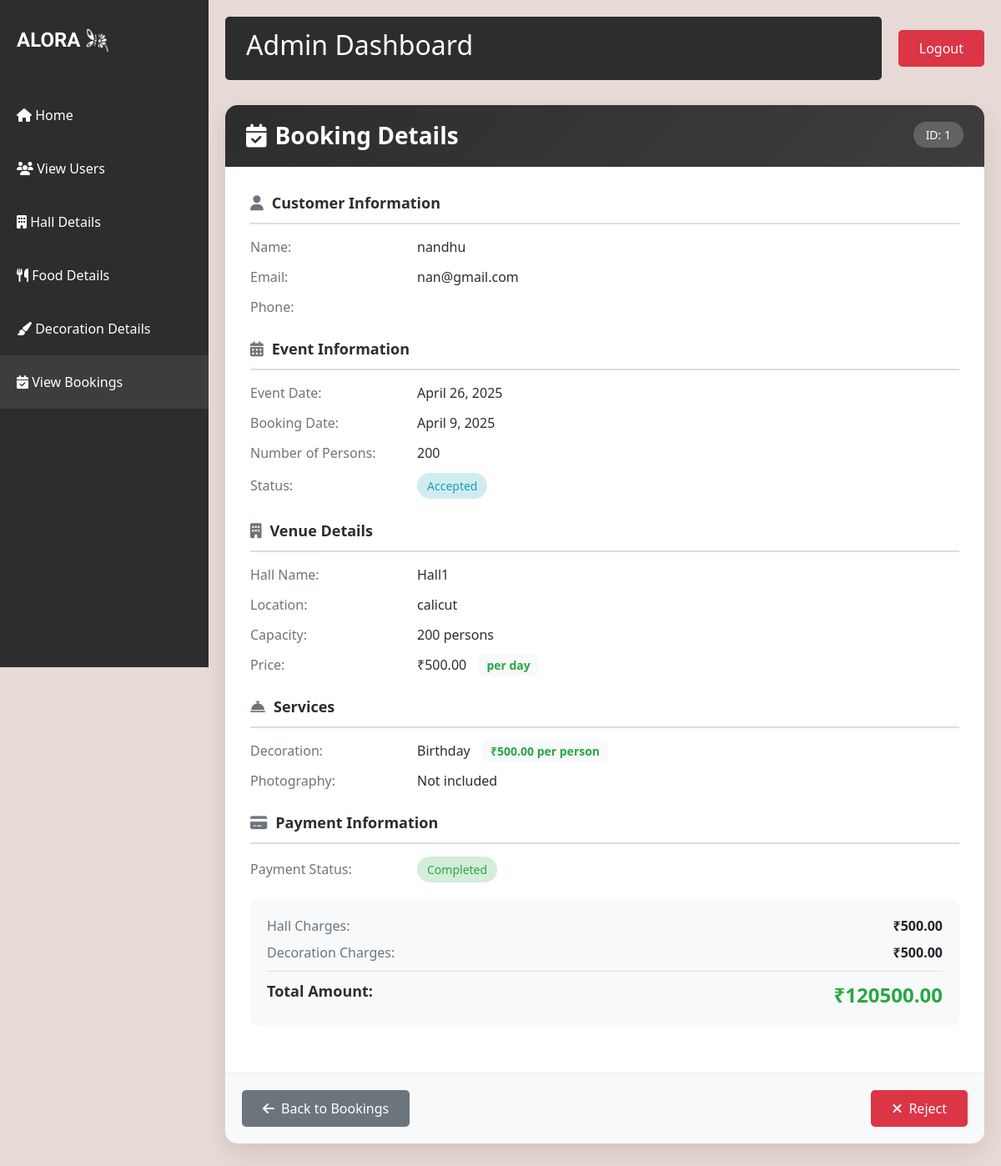
The page /booking_detail/1/ (signed in) on the database its author committed.
### aloraapp/models.py (models this page shows)
class Bookings(models.Model):
    event_date=models.DateField(null=True)
    event_status=models.CharField(max_length=100,null=True,default='Pending')
    user_id=models.ForeignKey(User,on_delete=models.CASCADE)
    hall_id=models.ForeignKey(Halls,on_delete=models.CASCADE)
    booking_date=models.DateField(auto_now_add=True)
    payment_status=models.CharField(max_length=100,default="Pending")
    photography=models.CharField(max_length=100,null=True,blank=True)
    food=models.ForeignKey(Food,on_delete=models.SET_NULL, null=True, blank=True)
    food_value=models.BooleanField(null=True,blank=True)
    no_of_persons=models.IntegerField(null=True,blank=True)
    decoration=models.ForeignKey(Decoration,on_delete=models.SET_NULL, null=True, blank=True)
    decoration_value=models.BooleanField(null=True,blank=True)
    photography_cost=models.DecimalField(max_digits=10,decimal_places=2)
    total_payment=models.DecimalField(max_digits=10,decimal_places=2)

class Halls(models.Model):
    hall_name=models.CharField(max_length=100)
    location=models.CharField(max_length=200)
    capacity=models.IntegerField()
    price_per_day=models.DecimalField(max_digits=10,decimal_places=2)
    photo_url=models.FileField()
    hall_description=models.TextField(null=True,blank=True)

class Decoration(models.Model):
    decoration_name=models.CharField(max_length=100,null=True)
    decoration_image=models.ImageField(upload_to='image/')
    decoration_price=models.DecimalField(max_digits=10,decimal_places=2)

### aloraapp/views.py (the view)
# urls.py: path('booking_detail/<int:id>/', views.booking_detail, name='booking_detail'),
@login_required(login_url='login')
def booking_detail(request, id):
    booking = get_object_or_404(
        Bookings.objects.select_related('user_id', 'hall_id', 'food', 'decoration'),
        id=id
    )
    if not request.user.is_staff and booking.user_id != request.user:
        messages.error(request, "You are not authorized to view this booking.")
        return redirect('home')
    context = {
        'booking': booking,
    }
    return render(request, 'bookingdetail.html', context)

### template/bookingdetail.html (shortened to what this page needs)
<!DOCTYPE html>
<html lang="en">
<head>
    {% load static %}
    <link href="https://cdn.jsdelivr.net/npm/bootstrap@5.3.0/dist/css/bootstrap.min.css" rel="stylesheet">
    <link rel="stylesheet" href="https://cdnjs.cloudflare.com/ajax/libs/font-awesome/6.4.0/css/all.min.css">
</head>
<body>
    <div class="sidebar">
        <div class="logo-container">
            <div class="logo">ALORA</div>
            <img src="{% static 'aloral.png' %}" alt="Light Bulb" class="logo-image">
        </div>
        <nav class="nav flex-column">
            <a class="nav-link" href="{% url 'admin' %}">
                <i class="fas fa-home"></i> Home
            </a>
            <a class="nav-link" href="{% url 'viewusers' %}">
                <i class="fas fa-users"></i> View Users
            </a>
            <a class="nav-link" href="{% url 'halldetails' %}">
                <i class="fas fa-building"></i> Hall Details
            </a>
            <a class="nav-link" href="{% url 'fooddetails' %}">
                <i class="fas fa-utensils"></i> Food Details
            </a>
            <a class="nav-link" href="{% url 'decorationdetails' %}">
                <i class="fas fa-paint-brush"></i> Decoration Details
            </a>
            <a class="nav-link active" href="{% url 'admin_view_booking' %}">
                <i class="fas fa-calendar-check"></i> View Bookings
            </a>
        </nav>
    </div>
    <div class="main-content">
        <div class="top-nav">
            <div class="welcome-section">
                <h2>Admin Dashboard</h2>
            </div>
            <a href="{% url 'logout' %}" class="logout-btn">Logout</a>
        </div>
        <div class="booking-details-card">
            <div class="booking-header">
                <h3><i class="fas fa-calendar-check"></i> Booking Details</h3>
                <div class="booking-id-badge">ID: {{ booking.id }}</div>
            </div>
            <div class="booking-body">
                <div class="info-group">
                    <div class="info-category">
                        <i class="fas fa-user"></i> Customer Information
                    </div>
                    <div class="info-row">
                        <div class="info-label">Name:</div>
                        <div class="info-value">{{ booking.user_id.first_name }} {{ booking.user_id.last_name }}</div>
                    </div>
                    <div class="info-row">
                        <div class="info-label">Email:</div>
                        <div class="info-value">{{ booking.user_id.email }}</div>
                    </div>
                    <div class="info-row">
                        <div class="info-label">Phone:</div>
                    </div>
                </div>
                <div class="info-group">
                    <div class="info-category">
                        <i class="fas fa-calendar-alt"></i> Event Information
                    </div>
                    <div class="info-row">
                        <div class="info-label">Event Date:</div>
                        <div class="info-value">{{ booking.event_date }}</div>
                    </div>
                    <div class="info-row">
                        <div class="info-label">Booking Date:</div>
                        <div class="info-value">{{ booking.booking_date }}</div>
                    </div>
                    <div class="info-row">
                        <div class="info-label">Number of Persons:</div>
                        <div class="info-value">{{ booking.no_of_persons }}</div>
                    </div>
                    <div class="info-row">
                        <div class="info-label">Status:</div>
                        <div class="info-value">
                            {% if booking.event_status == 'Accept' %}
                                <span class="status-badge status-accepted">Accepted</span>
                            {% elif booking.event_status == 'Reject' %}
                                <span class="status-badge status-rejected">Rejected</span>
                            {% else %}
                                <span class="status-badge status-pending">Pending</span>
                            {% endif %}
                        </div>
                    </div>
                </div>
                <div class="info-group">
                    <div class="info-category">
                        <i class="fas fa-building"></i> Venue Details
                    </div>
                    <div class="info-row">
                        <div class="info-label">Hall Name:</div>
                        <div class="info-value">{{ booking.hall_id.hall_name }}</div>
                    </div>
                    <div class="info-row">
                        <div class="info-label">Location:</div>
                        <div class="info-value">{{ booking.hall_id.location }}</div>
                    </div>
                    <div class="info-row">
                        <div class="info-label">Capacity:</div>
                        <div class="info-value">{{ booking.hall_id.capacity }} persons</div>
                    </div>
                    <div class="info-row">
                        <div class="info-label">Price:</div>
                        <div class="info-value">₹{{ booking.hall_id.price_per_day }} <span class="price-tag">per day</span></div>
                    </div>
                </div>
                <div class="info-group">
                    <div class="info-category">
                        <i class="fas fa-concierge-bell"></i> Services
                    </div>
                    {% if booking.decoration %}
                    <div class="info-row">
                        <div class="info-label">Decoration:</div>
                        <div class="info-value">
                            {{ booking.decoration.decoration_name }}
                            <span class="price-tag">₹{{ booking.decoration.decoration_price }} per person</span>
                        </div>
                    </div>
                    {% endif %}
                    <div class="info-row">
                        <div class="info-label">Photography:</div>
                        <div class="info-value">
                            {% if booking.photography_cost > 0 %}
                                Included <span class="price-tag">₹{{ booking.photography_cost }}</span>
                            {% else %}
                                Not included
                            {% endif %}
                        </div>
                    </div>
                </div>
                <div class="info-group">
                    <div class="info-category">
                        <i class="fas fa-credit-card"></i> Payment Information
                    </div>
                    <div class="info-row">
                        <div class="info-label">Payment Status:</div>
                        <div class="info-value">
                            {% if booking.payment_status == 'Completed' %}
                                <span class="status-badge status-paid">Completed</span>
                            {% else %}
                                <span class="status-badge status-pending">Pending</span>
                            {% endif %}
                        </div>
                    </div>
                    <div class="total-section">
                        <div class="total-row">
                            <div class="total-label">Hall Charges:</div>
                            <div class="total-amount">₹{{ booking.hall_id.price_per_day }}</div>
                        </div>
                        {% if booking.decoration %}
                        <div class="total-row">
                            <div class="total-label">Decoration Charges:</div>
                            <div class="total-amount">₹{{ booking.decoration.decoration_price }}</div>
                        </div>
                        {% endif %}
                        <div class="grand-total">
                            <div class="grand-total-label">Total Amount:</div>
                            <div class="grand-total-value">₹{{ booking.total_payment }}</div>
                        </div>
                    </div>
                </div>
            </div>
            <div class="booking-footer">
                <a href="{% url 'admin_view_booking' %}" class="back-btn"><i class="fas fa-arrow-left"></i> Back to Bookings</a>
                <div class="action-buttons">
                    {% if booking.event_status == 'Pending' %}
                        <form action="{% url 'acceptrejectbooking' id=booking.id %}" method="post" style="display:inline;">
                            {% csrf_token %}
                            <button type="submit" name="Status" value="Accept" class="action-btn accept-btn"><i class="fas fa-check"></i> Accept</button>
                            <button type="submit" name="Status" value="Reject" class="action-btn reject-btn"><i class="fas fa-times"></i> Reject</button>
                        </form>
                    {% elif booking.event_status == 'Accept' %}
                        <form action="{% url 'acceptrejectbooking' id=booking.id %}" method="post" style="display:inline;">
                            <button type="submit" name="Status" value="Reject" class="action-btn reject-btn"><i class="fas fa-times"></i> Reject</button>
                        </form>
                    {% elif booking.event_status == 'Reject' %}
                        <form action="{% url 'acceptrejectbooking' id=booking.id %}" method="post" style="display:inline;">
                            {% csrf_token %}
                            <button type="submit" name="Status" value="Accept" class="action-btn accept-btn"><i class="fas fa-check"></i> Accept</button>
                        </form>
                    {% endif %}
                </div>
            </div>
        </div>
    </div>
</body>
</html>

### template/bookingdetail.html (style rules this page uses)
body { background-color: #e8dad6; min-height: 100vh; }
.sidebar { background-color: #2d2d2d; color: white; min-height: 100vh; padding-top: 20px; position: fixed; width: 250px; }
.logo-container { display: flex; align-items: center; justify-content: flex-start; padding: 10px 20px; margin-bottom: 30px; }
.logo { font-family: 'Irish Grover'; font-size: 24px; font-weight: bold; }
.logo-image { width: 30px; height: 30px; margin-left: 5px; }
.nav-link { color: #ffffff; padding: 20px 20px; transition: all 0.3s; font-size: 16px; }
.nav-link.active { background-color: #3d3d3d; }
.main-content { margin-left: 250px; padding: 20px; }
.top-nav { display: flex; justify-content: space-between; align-items: center; margin-bottom: 30px; }
.welcome-section { background-color: #2d2d2d; color: white; padding: 15px 25px; border-radius: 5px; flex-grow: 1; margin-right: 20px; }
.logout-btn { background-color: #dc3545; color: white; border: none; padding: 10px 25px; border-radius: 5px; text-decoration: none; transition: background-color 0.3s; }
.booking-details-card { border: none; border-radius: 15px; overflow: hidden; box-shadow: 0 10px 30px rgba(0, 0, 0, 0.1); margin-bottom: 30px; }
.booking-header { background: linear-gradient(135deg, #2d2d2d 0%, #3d3d3d 100%); color: white; padding: 20px 25px; position: relative; }
.booking-header h3 { margin: 0; font-weight: 600; display: flex; align-items: center; }
.booking-header h3 i { margin-right: 10px; }
.booking-id-badge { position: absolute; top: 20px; right: 25px; background-color: rgba(255, 255, 255, 0.2); padding: 5px 15px; border-radius: 50px; font-size: 14px; }
.booking-body { padding: 30px; background-color: white; }
.info-group { margin-bottom: 25px; }
.info-category { font-size: 18px; color: #2d2d2d; border-bottom: 2px solid #e8dad6; padding-bottom: 10px; margin-bottom: 15px; font-weight: 600; display: flex; align-items: center; }
.info-category i { margin-right: 10px; color: #6c757d; }
.info-row { display: flex; margin-bottom: 12px; align-items: center; }
.info-label { width: 200px; font-weight: 500; color: #6c757d; }
.info-value { flex: 1; color: #2d2d2d; }
.price-tag { background-color: #f8f9fa; padding: 3px 10px; border-radius: 5px; margin-left: 10px; color: #28a745; font-weight: 600; font-size: 14px; }
.status-badge { padding: 5px 12px; border-radius: 50px; font-size: 14px; font-weight: 500; display: inline-block; }
.status-paid { background-color: #d4edda; color: #28a745; }
.status-accepted { background-color: #d1ecf1; color: #17a2b8; }
.total-section { background-color: #f8f9fa; padding: 20px; border-radius: 10px; margin-top: 20px; }
.total-row { display: flex; justify-content: space-between; margin-bottom: 8px; }
.total-label { font-weight: 500; color: #6c757d; }
.total-amount { font-weight: 600; }
.grand-total { border-top: 1px solid #dee2e6; padding-top: 10px; margin-top: 10px; display: flex; justify-content: space-between; }
.grand-total-label { font-size: 18px; font-weight: 600; color: #2d2d2d; }
.grand-total-value { font-size: 24px; font-weight: 700; color: #28a745; }
.booking-footer { padding: 20px; display: flex; justify-content: space-between; background-color: #f8f9fa; border-top: 1px solid #eee; }
.back-btn { background-color: #6c757d; color: white; border: none; padding: 10px 25px; border-radius: 5px; text-decoration: none; transition: all 0.3s; display: flex; align-items: center; }
.back-btn i { margin-right: 8px; }
.action-btn { padding: 10px 25px; border: none; border-radius: 5px; text-decoration: none; transition: all 0.3s; margin-left: 10px; font-weight: 500; display: flex; align-items: center; }
.action-btn i { margin-right: 8px; }
.reject-btn { background-color: #dc3545; color: white; }

### rows shown on the page
Bookings: id "1", user_id.first_name "nandhu", user_id.email "nan@gmail.com", event_date "April 26, 2025", booking_date "April 9, 2025", no_of_persons "200", hall_id.hall_name "Hall1", hall_id.location "calicut", hall_id.capacity "200", hall_id.price_per_day "500.00", decoration.decoration_name "Birthday", decoration.decoration_price "500.00", total_payment "120500.00"
